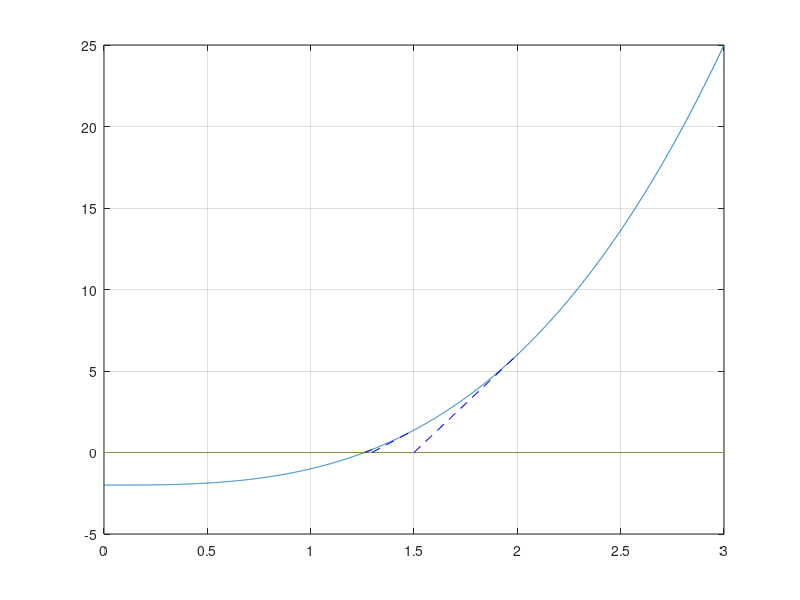

The MATLAB source for this figure:
clc
clear
format long;

func = @(x) x^3-2;
func_dif = @(x) 3*x^2;
answer = 1.25992105;


eps_pow = 7;
eps = power(0.1, eps_pow); 
N = 100; 

n = 2000;
x = linspace(0,3, n);
y = zeros(n);
for i = 1:n
    y(i) = func(x(i));
end
plot(x, y); hold on;

x0 = 2;
x1 = x0 - (func(x0)/func_dif(x0));

for i = 1:N
    if i == N
        disp('Слишком много итераций.');
        break;
    end

    if abs(x0 - x1) < eps
        print=['Ответ: ', num2str(x1, eps_pow), ' С точностью: ', num2str(eps, eps_pow)];
        disp(print);
        break
    end
    
    temp_x = [x1, x0];
    temp_y = [0, func(x0)];
    plot(temp_x, temp_y,'b--'); hold on;
    
    alf = log(abs(x1-answer))/log(abs(x0-answer));
   
    print = ['Итерация: ', num2str(i), ' x: ', num2str(x1, eps_pow), ' Отклонение: ', num2str(abs(x1-answer), eps_pow), ' Alfa: ', num2str(alf)];
    disp(print);

    x0 = x1;
    x1 = x0 - (func(x0)/func_dif(x0));

end
grid;

